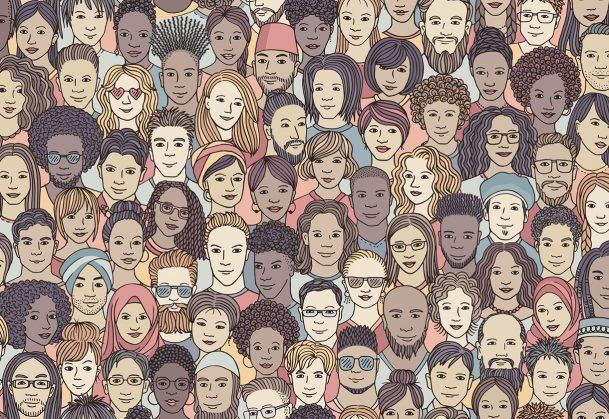
#> input picture py/people.jpg, 609 x 419 px
$ python index.py
#> lines starting #> are read from the running program, lines starting #| are printed output that depends on the picture; after the words box and inside, x2 and y2 are one past the last pixel; in counts of white or black regions, pixels touching at a corner belong together
import cv2
img = cv2.imread('people.jpg')
#> img is the input picture: shape (419, 609, 3); mean B, G, R 132.2, 142.5, 160.4

gray_img = cv2.cvtColor(img, cv2.COLOR_BGR2GRAY)
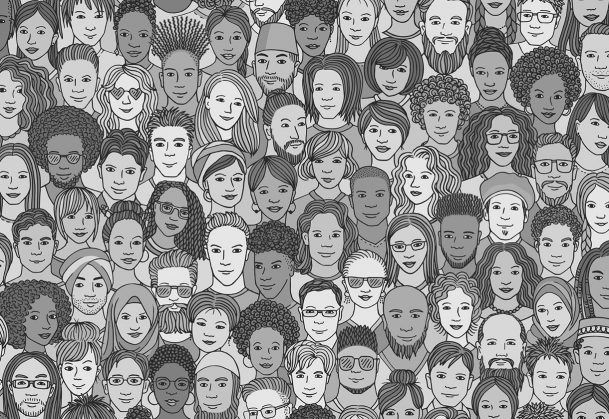
#> gray_img: shape (419, 609); min 7, max 252, mean 146.7

haar_cascade = cv2.CascadeClassifier('Haarcascade_frontalface_default.xml')

faces_rect = haar_cascade.detectMultiScale(gray_img, 1.1, 9)
#> faces_rect = 55 rows, first 6: [393, 159, 47, 47], [65, 266, 48, 48], [528, 291, 48, 48], [110, 300, 47, 47], [187, 364, 50, 50], [10, 13, 49, 49]

for (x, y, w, h) in faces_rect:
    cv2.rectangle(img, (x, y), (x+w, y+h), (0, 255, 0), 2)
#> this loop made 55 passes
#> (x, y, w, h) on passes 1 to 12: (393, 159, 47, 47), (65, 266, 48, 48), (528, 291, 48, 48), (110, 300, 47, 47), (187, 364, 50, 50), (10, 13, 49, 49), (202, 18, 51, 51), (304, 69, 48, 48), (202, 82, 51, 51), (417, 95, 50, 50), (482, 190, 48, 48), (198, 229, 57, 57)
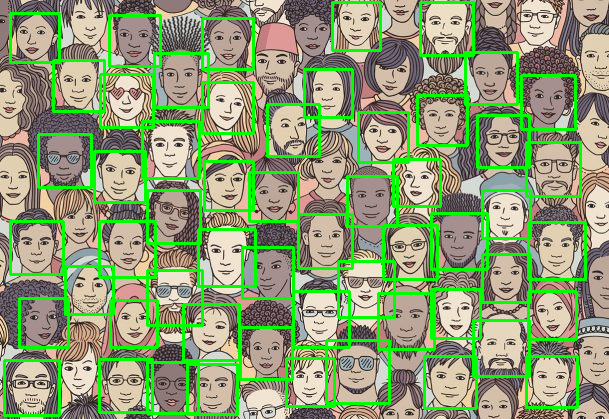
#> img: shape (419, 609, 3); 12.87% of pixels changed, all inside (x1, y1, x2, y2) = (3, 1, 587, 417)

cv2.imshow('Detected faces', img)

cv2.waitKey(0)

$ run again, with py/bradley.JPG copied over py/people.jpg
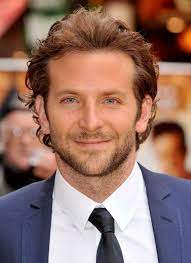
#> input picture py/bradley.JPG, 191 x 263 px
#> img is the input picture: shape (263, 191, 3); mean B, G, R 103.5, 113.2, 148.4
#> `gray_img = cv2.cvtColor(img, cv2.COLOR_BGR2GRAY)`:
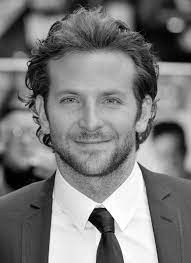
#> gray_img: shape (263, 191); min 0, max 255, mean 122.7
#> faces_rect = [[38, 59, 107, 107]]
#> the loop `for (x, y, w, h) in faces_rect:` made 1 pass
#> after the loop `for (x, y, w, h) in faces_rect:`:
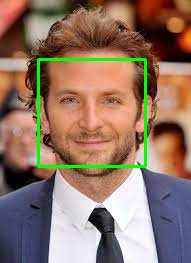
#> img: shape (263, 191, 3); 2.55% of pixels changed, all inside (x1, y1, x2, y2) = (37, 58, 147, 168)
